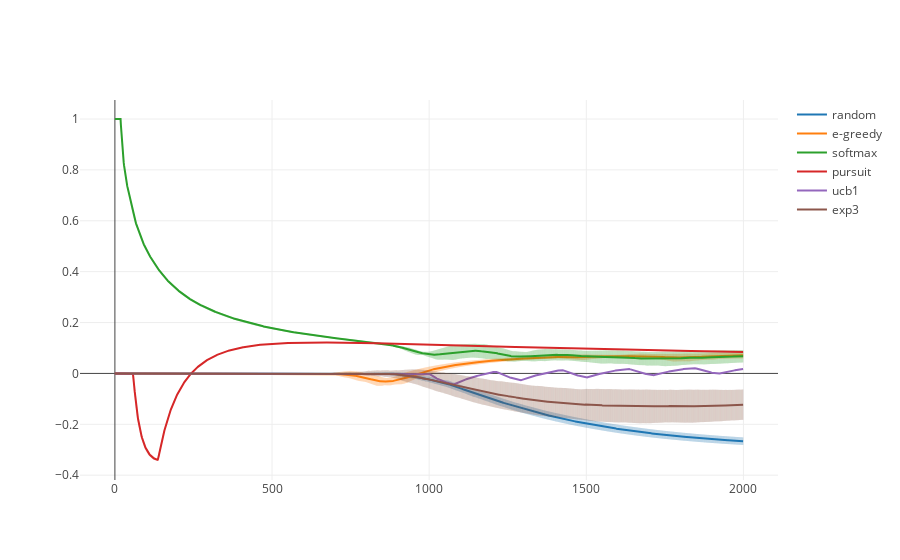

Notebook cell for this chart:
### Code cell
y_random = pd.read_csv('platform/data/regret_RANDOM.csv', header=None)
y_egreedy = pd.read_csv('platform/data/regret_EGREEDY.csv', header=None)
y_softmax = pd.read_csv('platform/data/regret_SOFTMAX.csv', header=None)
y_pursuit = pd.read_csv('platform/data/regret_PURSUIT.csv', header=None)
y_ucb1 = pd.read_csv('platform/data/regret_UCB1.csv', header=None)
y_exp3 = pd.read_csv('platform/data/regret_EXP3.csv', header=None)

x = np.arange(0, 2000)

for index, row in y_random.copy().iterrows():
    for i in x:
        y_random.loc[index, i] = row.loc[:i].mean()
        
for index, row in y_egreedy.copy().iterrows():
    for i in x:
        y_egreedy.loc[index, i] = row.loc[:i].mean()
        
for index, row in y_softmax.copy().iterrows():
    for i in x:
        y_softmax.loc[index, i] = row.loc[:i].mean()

for index, row in y_pursuit.copy().iterrows():
    for i in x:
        y_pursuit.loc[index, i] = row.loc[:i].mean()
        
for index, row in y_ucb1.copy().iterrows():
    for i in x:
        y_ucb1.loc[index, i] = row.loc[:i].mean()

for index, row in y_exp3.copy().iterrows():
    for i in x:
        y_exp3.loc[index, i] = row.loc[:i].mean()


data = [
    Scatter(
        x=x,
        y=y_random.mean(),
        name='random',
        error_y=dict(
        array=y_random.std(),
        thickness=1,
        width=0,
        opacity=0.1
        )
    ),
    Scatter(
        x=x, 
        y=y_egreedy.mean(),
        name='e-greedy',
        error_y=dict(
        array=y_egreedy.std(),
        thickness=1,
        width=0,
        opacity=0.1
        )
    ),
    Scatter(
        x=x,
        y=y_softmax.mean(),
        name='softmax',
        error_y=dict(
        array=y_softmax.std(),
        thickness=1,
        width=0,
        opacity=0.1
        )
    ),
    Scatter(
        x=x,
        y=y_pursuit.mean(),
        name='pursuit',
        error_y=dict(
        array=y_pursuit.std(),
        thickness=1,
        width=0,
        opacity=0.1
        )
    ),
    Scatter(
        x=x,
        y=y_ucb1.mean(),
        name='ucb1',
        error_y=dict(
        array=y_ucb1.std(),
        thickness=1,
        width=0,
        opacity=0.1
        )
    ),
    Scatter(
        x=x,
        y=y_exp3.mean(),
        name='exp3',
        error_y=dict(
        array=y_exp3.std(),
        thickness=1,
        width=0,
        opacity=0.1
        )
    )
]
# IPython notebook
plotly.offline.iplot(data, filename='pandas/basic-line-plot')

### Figure 1 — Plotly figure (JSON) as saved in the notebook; plotly's stock layout.template omitted (floating-point values rounded to 4 significant figures; data arrays with more than 128 entries replaced by an {"elided": "..."} marker saying what was removed)
{"data": [{"error_y": {"array": {"elided": "2000 float values"}, "opacity": 0.1, "thickness": 1, "width": 0}, "name": "random", "type": "scatter", "x": {"elided": "2000 int values"}, "y": {"elided": "2000 float values"}}, {"error_y": {"array": {"elided": "2000 float values"}, "opacity": 0.1, "thickness": 1, "width": 0}, "name": "e-greedy", "type": "scatter", "x": {"elided": "2000 int values"}, "y": {"elided": "2000 float values"}}, {"error_y": {"array": {"elided": "2000 float values"}, "opacity": 0.1, "thickness": 1, "width": 0}, "name": "softmax", "type": "scatter", "x": {"elided": "2000 int values"}, "y": {"elided": "2000 float values"}}, {"error_y": {"array": {"elided": "2000 float values"}, "opacity": 0.1, "thickness": 1, "width": 0}, "name": "pursuit", "type": "scatter", "x": {"elided": "2000 int values"}, "y": {"elided": "2000 float values"}}, {"error_y": {"array": {"elided": "2000 float values"}, "opacity": 0.1, "thickness": 1, "width": 0}, "name": "ucb1", "type": "scatter", "x": {"elided": "2000 int values"}, "y": {"elided": "2000 float values"}}, {"error_y": {"array": {"elided": "2000 float values"}, "opacity": 0.1, "thickness": 1, "width": 0}, "name": "exp3", "type": "scatter", "x": {"elided": "2000 int values"}, "y": {"elided": "2000 float values"}}], "layout": {}}
